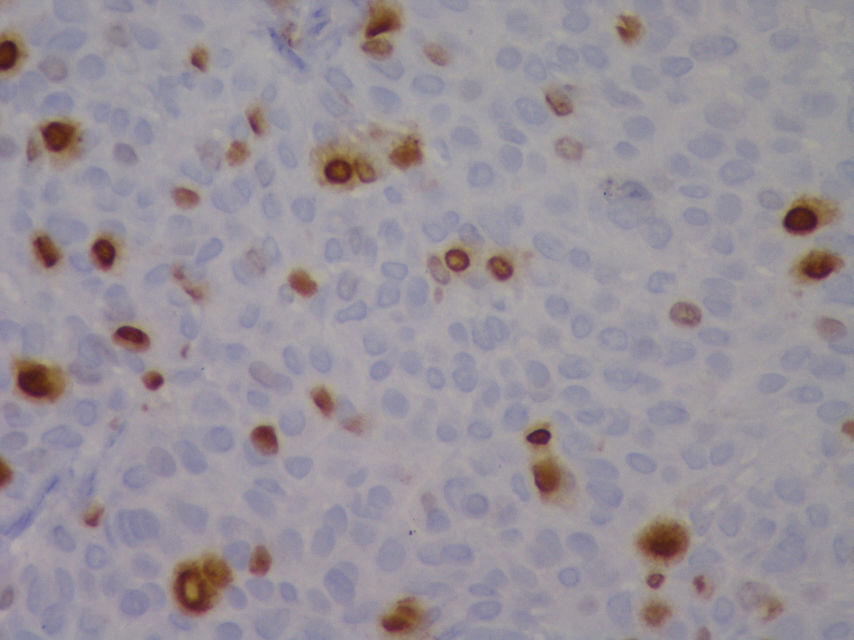
#> input picture 14_7/3053 KI67.jpg, 2560 x 1920 px (shown at 1/3 size)
$ jupyter execute --allow-errors Assignment7-3053.ipynb
#> lines starting #> are read from the running program, lines starting #| are printed output that depends on the picture; after the words box and inside, x2 and y2 are one past the last pixel; in counts of white or black regions, pixels touching at a corner belong together
[cell 1]
import pandas as pd
import numpy as np
import cv2
from matplotlib import pyplot as plt

[cell 2]
img1=cv2.imread("3053 KI67.jpg")
#> img1 is the input picture: shape (1920, 2560, 3); mean B, G, R 154, 145.8, 152.8
plt.imshow(img1)

[cell 3]
hist_c,bins_c = np.histogram(img1.flatten(),256,[0,256])
#> hist_c = 256 values, max 612254 at index 159, min 0 at index 0, mean 57600; bins_c = 257 values from 0 to 256

# Generating the cumulative distribution function of the original image
cdf_c = hist_c.cumsum()
#> cdf_c = 256 values from 0 to 14745600
cdf_c_normalized = cdf_c * hist_c.max()/ cdf_c.max()
#> cdf_c_normalized = 256 values from 0 to 612254

[cell 4]
image_yuv = cv2.cvtColor(img1, cv2.COLOR_BGR2YUV)
#> image_yuv: shape (1920, 2560, 3); mean of channels 0, 1, 2 148.8, 130.4, 131.6

# Applying Histogram Equalization on the original imageof the Y channel
image_yuv[:,:,0] = cv2.equalizeHist(image_yuv[:,:,0])
#> image_yuv: shape (1920, 2560, 3); mean of channels 0, 1, 2 131.1, 130.4, 131.6

# Convert the YUV image back to RGB format
image_c_equalized = cv2.cvtColor(image_yuv, cv2.COLOR_YUV2BGR)
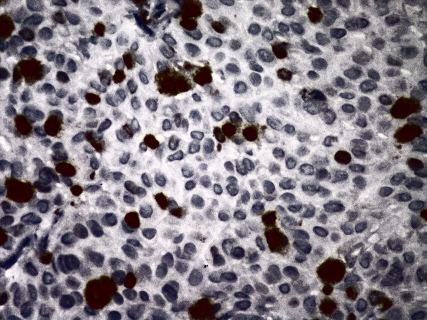
#> image_c_equalized: shape (1920, 2560, 3) (shown at 1/6 size); mean B, G, R 136.7, 128.4, 135.2

# Generating the histogram of the equalized image
hist_c_equalized, bins_c_equalized = np.histogram(image_c_equalized.flatten(),256,[0,256])
#> hist_c_equalized = 256 values, max 389108 at index 0, min 14548 at index 113, mean 57600; bins_c_equalized = 257 values from 0 to 256

# Generating the cumulative distribution function of the original image
cdf_c_equalized = hist_c_equalized.cumsum()
#> cdf_c_equalized = 256 values from 389108 to 14745600
cdf_c_equalized_normalized = cdf_c_equalized * hist_c_equalized.max()/ cdf_c_equalized.max()
#> cdf_c_equalized_normalized = 256 values from 10267.8 to 389108

[cell 5]
fig, axs = plt.subplots(2, 2)

axs[0, 0].imshow(cv2.cvtColor(img1, cv2.COLOR_BGR2RGB))
axs[0, 0].axis('off')
axs[0, 0].set_title('Original Image')

axs[0, 1].imshow(cv2.cvtColor(image_c_equalized, cv2.COLOR_BGR2RGB))
axs[0, 1].axis('off')
axs[0, 1].set_title('Histogram Equalized Image')


axs[1, 0].plot(cdf_c_normalized, color = 'b')
axs[1, 0].hist(img1.flatten(),256,[0,256], color = 'r')
axs[1, 0].legend(('cdf','histogram'), loc = 'upper left')


axs[1, 1].plot(cdf_c_equalized_normalized, color = 'b')
axs[1, 1].hist(image_c_equalized.flatten(),256,[0,256], color = 'r')
axs[1, 1].legend(('cdf_equalized','histogram_equalized'), loc = 'upper left')


# Hide x labels and tick labels for top plots and y ticks for right plots.
for ax in axs.flat:
    ax.label_outer()
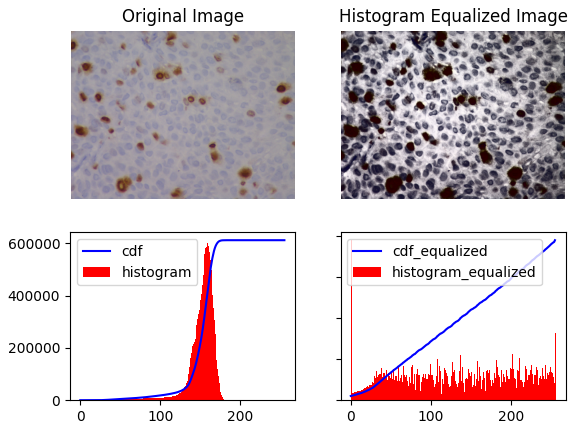
#> figure drawn by matplotlib, 4 panels; panel 3: tallest bar 612254 high, from x = 159 to 160; panel 3: curve peaks at x = 190, y = 612254

[cell 6]
plt.imshow(image_c_equalized)

[cell 7]
save_img=cv2.cvtColor(image_c_equalized, cv2.COLOR_BGR2RGB)
cv2.imwrite("3053_contrast.jpg",save_img)
#> Out = True

[cell 8]
blur = cv2.GaussianBlur(image_c_equalized,(13,13),0)

[cell 9]
plt.imshow(blur)

[cell 10]
gray1=cv2.cvtColor(blur, cv2.COLOR_BGR2GRAY)
plt.imshow(gray1,'gray')

[cell 11]
blur = cv2.GaussianBlur(gray1,(21,21),0)
#> blur: shape (1920, 2560)
plt.imshow(blur,'gray')

[cell 12]
threshold,binary2=cv2.threshold(blur,100,255,cv2.THRESH_BINARY)
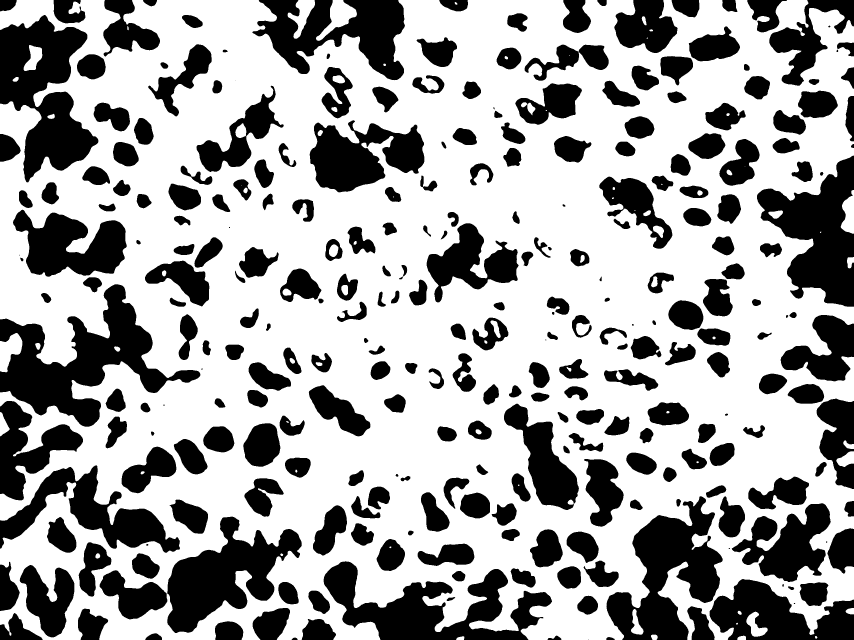
#> binary2: shape (1920, 2560) (shown at 1/3 size); 64.8% white; 285 black regions (11 under 20 px), largest, box (x1, y1, x2, y2) and area: (0, 853, 601, 1280) 90543, (0, 45, 295, 547) 77996, (1819, 1489, 2168, 1920) 72020
plt.imshow(binary2,'gray')

[cell 13]
binary=binary2-255
plt.imshow(binary,'gray')

[cell 14]
kernel = np.ones((3,3),np.uint8)
closed = cv2.morphologyEx(binary,cv2.MORPH_CLOSE, kernel=kernel, iterations=4)
#> closed: shape (1920, 2560); values 0 (black) and 1 (white), 35.5% white; 261 white regions (10 under 20 px), largest, box (x1, y1, x2, y2) and area: (1819, 1489, 2560, 1920) 124126, (0, 853, 601, 1501) 122940, (299, 1550, 905, 1899) 81294
plt.imshow(closed,'gray')

[cell 15]
kernel = np.ones((2,2),np.uint8)
erosion = cv2.erode(closed, kernel, iterations=5)
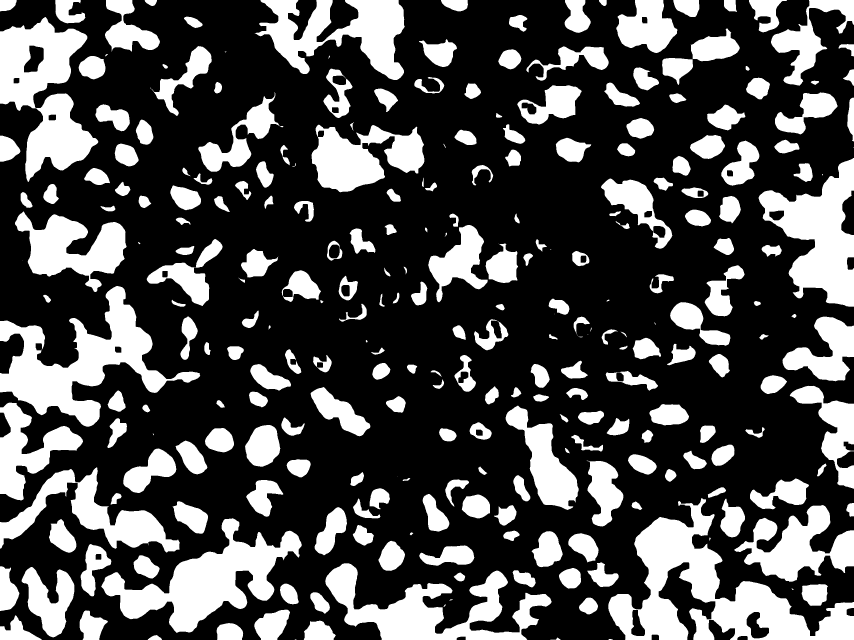
#> erosion: shape (1920, 2560) (shown at 1/3 size); values 0 (black) and 1 (white), 30.1% white; 273 white regions (16 under 20 px)
plt.imshow(erosion,'gray')

[cell 16]
contour2, hierarchy = cv2.findContours(image=erosion.copy(), mode=cv2.RETR_EXTERNAL, method=cv2.CHAIN_APPROX_SIMPLE)
#> contour2 = 273 contours, 27 with area under 20; largest, box (x1, y1, x2, y2) and area: (1825, 1494, 2560, 1920) 113893, (0, 858, 601, 1280) 81342, (0, 51, 295, 546) 75436, (304, 1555, 905, 1899) 72804, (2276, 474, 2560, 920) 62926

[cell 17]
contour_all=len(contour2)
#> contour_all = 273
len(contour2)
#> Out = 273

[cell 18]
equalized=image_c_equalized
#> (the rest of this cell did not finish here and is left out)

#> (a cell that did not finish here is left out)

[cell 20]
cells=0
#> (the rest of this cell did not finish here and is left out)

[cell 21]
cells

[cell 22]
gray_org=cv2.cvtColor(img1, cv2.COLOR_BGR2GRAY)
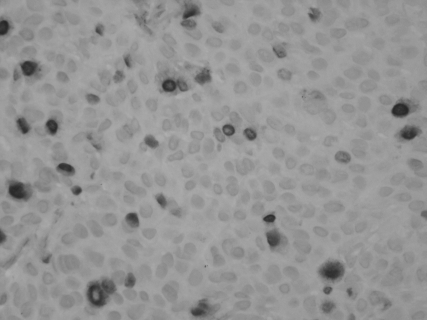
#> gray_org: shape (1920, 2560) (shown at 1/6 size); min 32, max 183, mean 148.8
plt.imshow(gray_org,'gray')

[cell 23]
thresh, binary = cv2.threshold(gray_org, thresh=100, maxval=255, type=cv2.THRESH_BINARY)
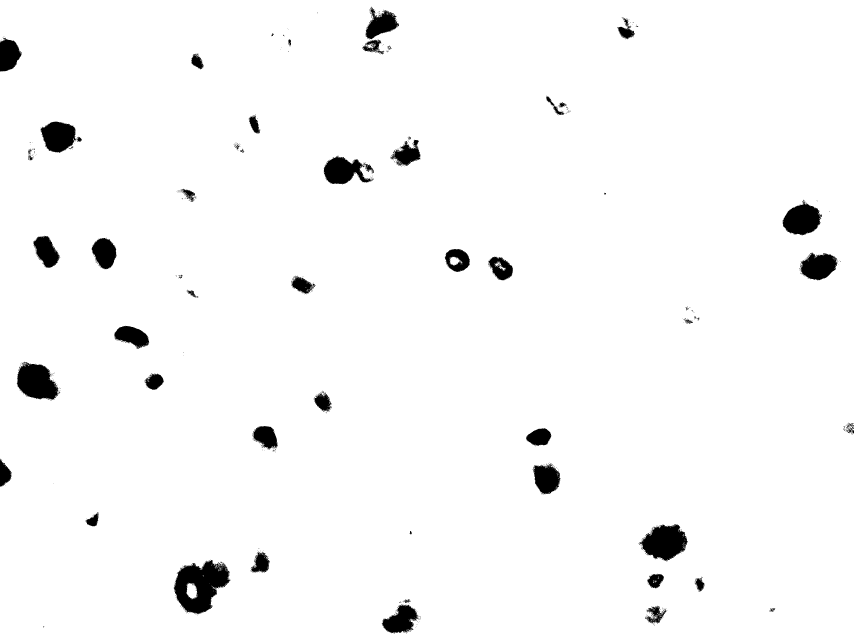
#> binary: shape (1920, 2560) (shown at 1/3 size); 97.2% white; 739 black regions (682 under 20 px), largest, box (x1, y1, x2, y2) and area: (522, 1680, 691, 1844) 16395, (1918, 1572, 2063, 1685) 10415, (50, 1085, 177, 1200) 9895
plt.imshow(binary,'binary')

[cell 24]
binary=binary-255
plt.imshow(binary,'binary')

[cell 25]
kernel = np.ones((3,3),np.uint8)
closed = cv2.morphologyEx(binary,cv2.MORPH_CLOSE, kernel=kernel, iterations=5)
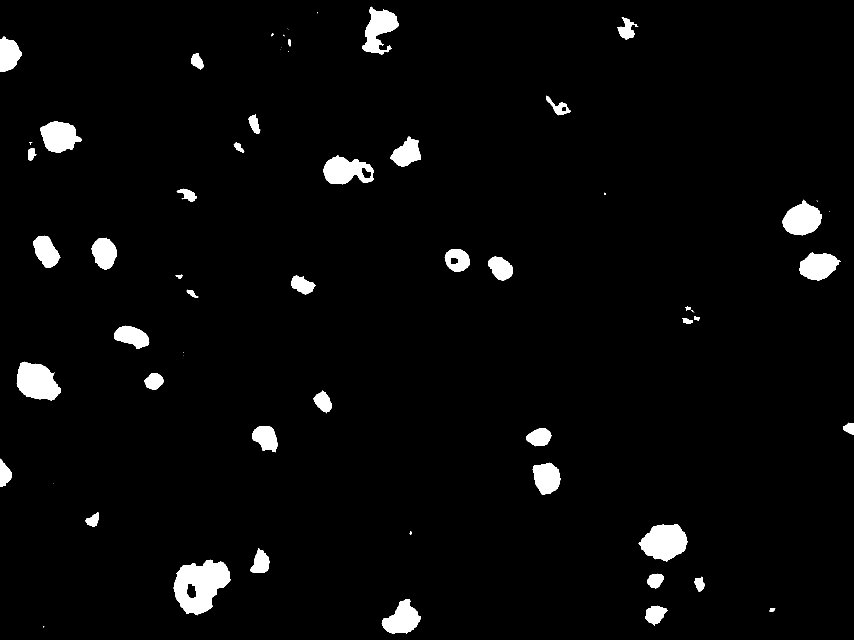
#> closed: shape (1920, 2560) (shown at 1/3 size); values 0 (black) and 1 (white), 3.2% white; 65 white regions (19 under 20 px)
plt.imshow(closed,'gray')

[cell 26]
contour2, hierarchy = cv2.findContours(image=closed.copy(), mode=cv2.RETR_EXTERNAL, method=cv2.CHAIN_APPROX_SIMPLE)
#> contour2 = 65 contours, 20 with area under 20; largest, box (x1, y1, x2, y2) and area: (520, 1679, 691, 1846) 18459, (1916, 1572, 2063, 1685) 10984, (50, 1085, 183, 1203) 10618, (971, 466, 1122, 553) 8754, (2348, 599, 2466, 706) 8097

[cell 27]
contour_brown=len(contour2)
#> contour_brown = 65
len(contour2)
#> Out = 65

[cell 28]
cells_brown=0
#> (the rest of this cell did not finish here and is left out)

[cell 29]
cells_brown

[cell 30]
#manualcount_blue=295
#manualcount_brown=47

actual_percent_positivity=(47/295)*100
actual_percent_positivity

#> (a cell that did not finish here is left out)

#> (a cell that did not finish here is left out)

#> (a cell that did not finish here is left out)

[cell 34]
#without area manipulations

percent_positivity=(contour_brown/contour_all)*100
#> percent_positivity = 23.81
percent_positivity
#> Out = 23.81

[cell 35]
error_rate = abs(actual_percent_positivity-percent_positivity)/actual_percent_positivity
#> error_rate = 0.494
error_rate=error_rate*100
#> error_rate = 49.44
error_rate
#> Out = 49.44

[cell 36]
accuracy=100-(error_rate)
#> accuracy = 50.56
accuracy
#> Out = 50.56

$ run again, with 14_7/1714 KI67.jpg copied over 14_7/3053 KI67.jpg
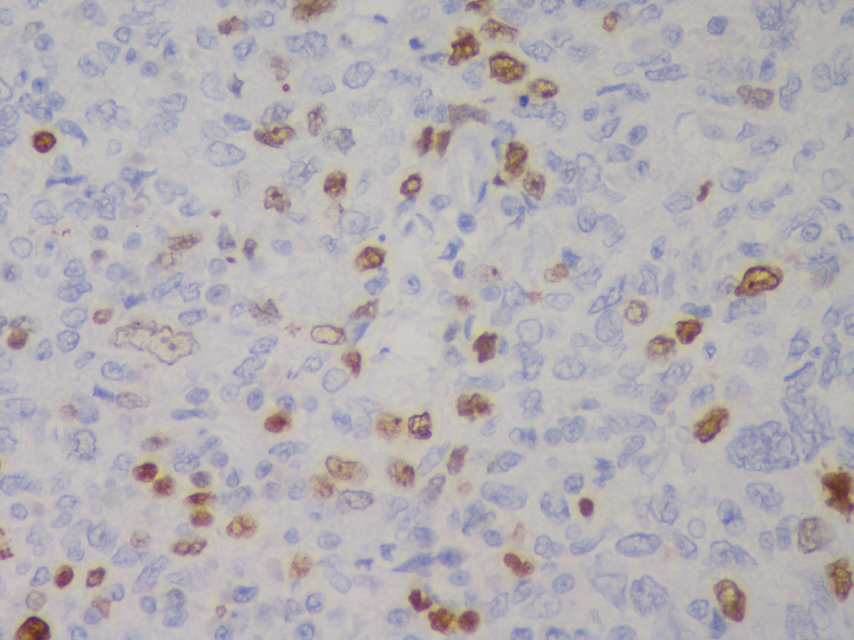
#> input picture 14_7/1714 KI67.jpg, 2560 x 1920 px (shown at 1/3 size)
#> img1 is the input picture: shape (1920, 2560, 3); mean B, G, R 179.6, 175.8, 180.6
#> hist_c = 256 values, max 599772 at index 187, min 0 at index 0, mean 57600; bins_c = 257 values from 0 to 256
#> cdf_c = 256 values from 0 to 14745600
#> cdf_c_normalized = 256 values from 0 to 599772
#> hist_c_equalized = 256 values, max 252866 at index 0, min 16346 at index 218, mean 57600; bins_c_equalized = 257 values from 0 to 256
#> cdf_c_equalized = 256 values from 252866 to 14745600
#> cdf_c_equalized_normalized = 256 values from 4336.3 to 252866
#> `cv2.imwrite("3053_contrast.jpg",save_img)`: Out = True
#> `threshold,binary2=cv2.threshold(blur,100,255,cv2.THRESH_BINARY)`:
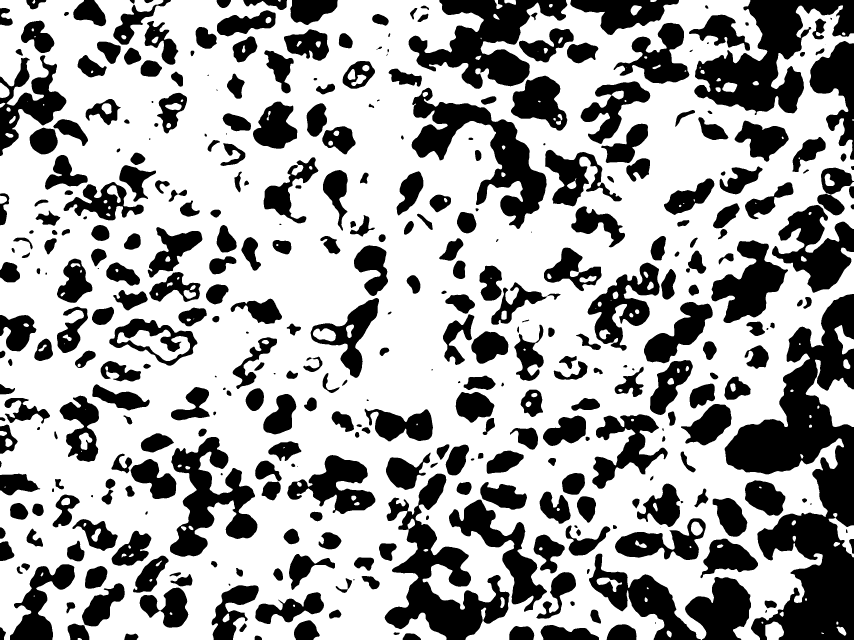
#> binary2: shape (1920, 2560) (shown at 1/3 size); 64.9% white; 389 black regions (15 under 20 px), largest, box (x1, y1, x2, y2) and area: (2174, 882, 2560, 1920) 182003, (2083, 0, 2560, 345) 70358, (1154, 1421, 1529, 1920) 63550
#> erosion: shape (1920, 2560); values 0 (black) and 1 (white), 29.1% white; 360 white regions (42 under 20 px)
#> `contour2, hierarchy = cv2.findContours(image=erosion.copy(), mode=cv2...`: contour2 = 360 contours, 55 with area under 20; largest, box (x1, y1, x2, y2) and area: (2179, 888, 2560, 1920) 168028, (1231, 0, 1794, 392) 74618, (1160, 1504, 1639, 1920) 70365, (2088, 0, 2560, 340) 65681, (1240, 269, 1640, 686) 46342
#> contour_all = 360
#> `closed = cv2.morphologyEx(binary,cv2.MORPH_CLOSE, kernel=kernel, itera..`:
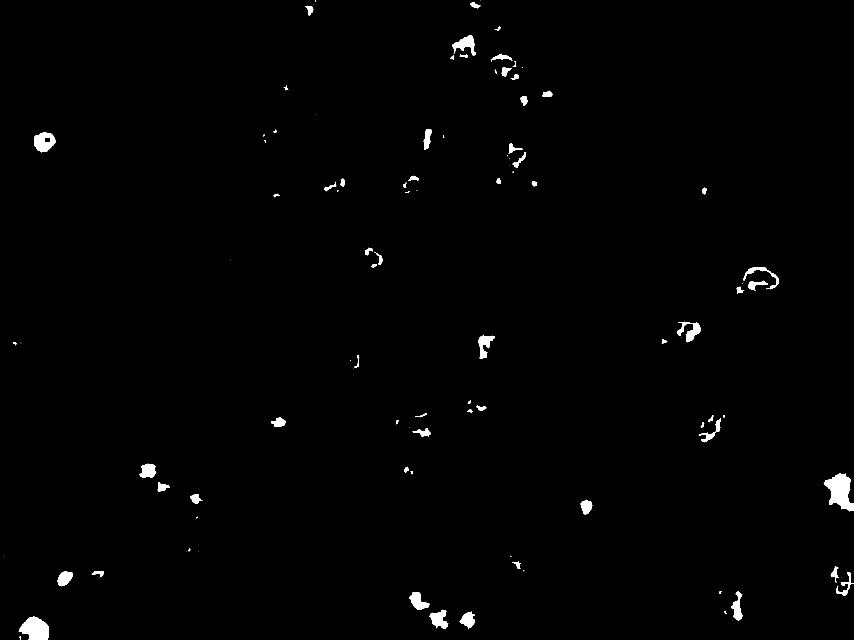
#> closed: shape (1920, 2560) (shown at 1/3 size); values 0 (black) and 1 (white), 0.89% white; 106 white regions (34 under 20 px)
#> `contour2, hierarchy = cv2.findContours(image=closed.copy(), mode=cv2.R..`: contour2 = 106 contours, 40 with area under 20; largest, box (x1, y1, x2, y2) and area: (2471, 1420, 2560, 1535) 5562, (56, 1850, 147, 1920) 4342, (102, 397, 167, 457) 2718, (1357, 105, 1428, 166) 1729, (1288, 1829, 1345, 1886) 1678
#> contour_brown = 106
#> percent_positivity = 29.44
#> `error_rate = abs(actual_percent_positivity-percent_positivity)/actual_..`: error_rate = 0.848
#> `error_rate=error_rate*100`: error_rate = 84.81
#> accuracy = 15.19
